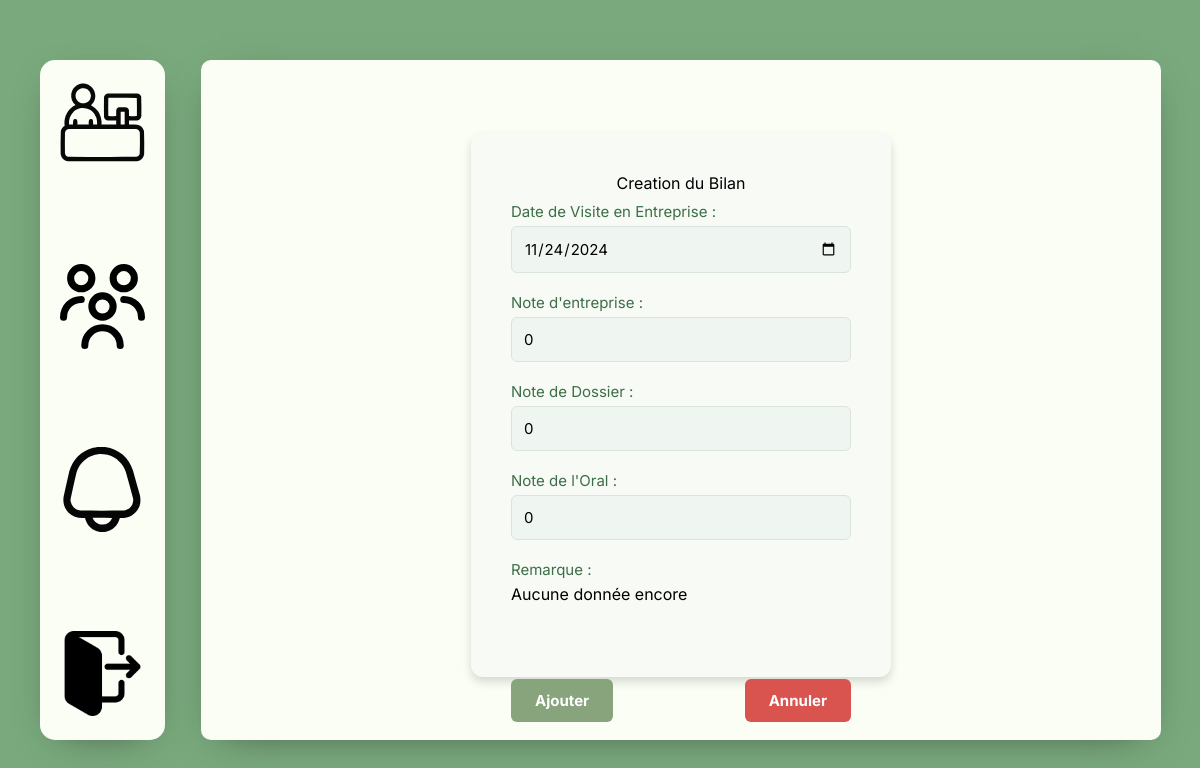
The app's page /MVC/Controller/TuteurController.php?action=modifierBilan1&id=10 (signed in), older data.
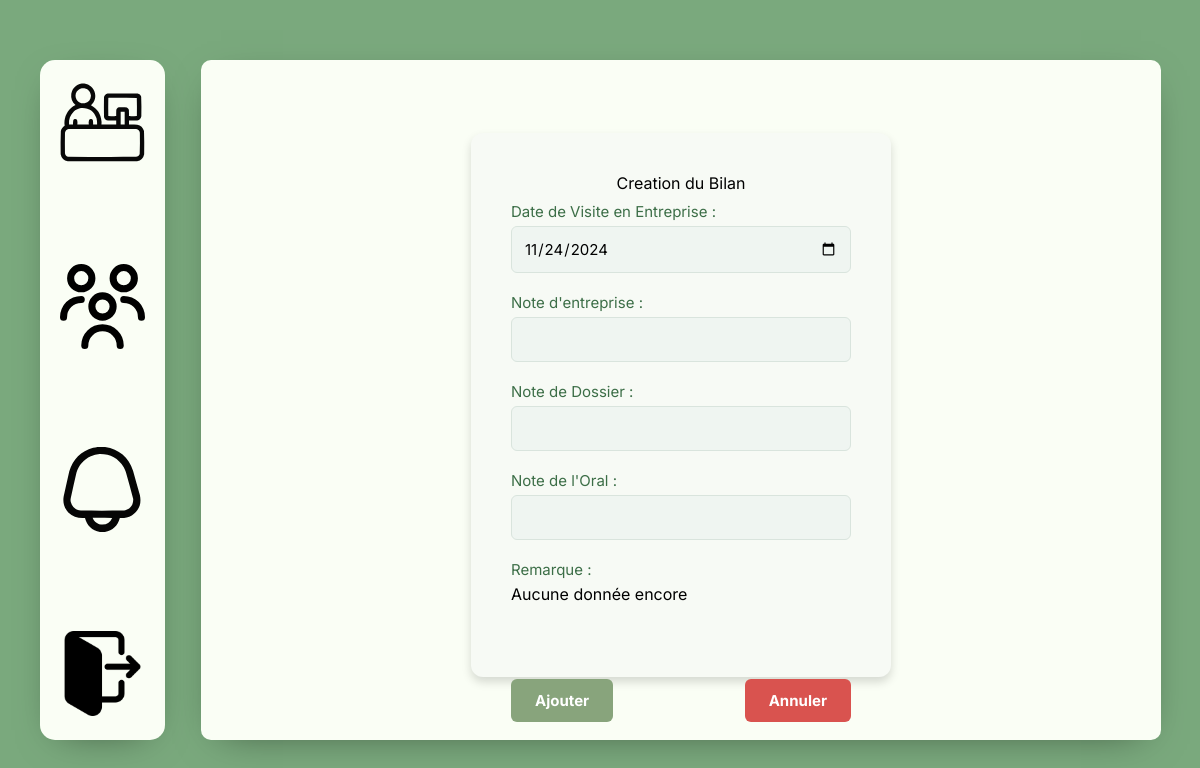
The same page, newer data.
### tables this page shows
CREATE TABLE Bilan1 (
    bil1_id INT AUTO_INCREMENT,
    bil1_date_visite_ent DATE,
    bil1_note_entreprise FLOAT,
    bil1_note_dossier FLOAT,
    bil1_note_oral FLOAT,
    bil1_remarques VARCHAR(1000),
    etu_id INT NOT NULL,
    FOREIGN KEY (etu_id) REFERENCES Etudiant(etu_id),
    CONSTRAINT bilan1_pk PRIMARY KEY(bil1_id)
);

### MVC/DAO/DAO.php (called while the page is built, shortened)
<?php
abstract class DAO {
public function __construct(PDO $connect) {
$this->bdd = $connect;
}
}
?>

### MVC/DAO/Bilan1DAO.php (called while the page is built, shortened)
<?php
require_once 'EtduiantDAO.php';
require_once 'DAO.php';
class Bilan1DAO extends DAO
{
    public function find(int $id): object
    {
        $result = null;
        $query = "SELECT * FROM Bilan1 WHERE bil1_id = :bil1_id";
        $stmt = $this->bdd->prepare($query);
        $r = $stmt->execute([
            "bil1_id" => $id
        ]);
        if ($r !== false) {
            $row = ($tmp = $stmt->fetch(PDO::FETCH_ASSOC)) ? $tmp : null;
            if (!is_null($row)) {
                $etudiant = null;
                if (isset($row['etu_id'])) {
                    $etudiantmodel = new EtduiantDAO($this->bdd);
                    $etudiant = $etudiantmodel->find($row['etu_id']);
                }
                $date = $row['bil1_date_visite_ent'] != null ? new DateTime($row['bil1_date_visite_ent']) : null;
                $result = new Bilan1($row['bil1_note_entreprise'],$date,$row['bil1_id'],$row['bil1_remarques'],$row['bil1_note_dossier'],$row['bil1_note_oral'],$etudiant);
            }
        }
        return $result;
    }
}

### MVC/DAO/EtduiantDAO.php (called while the page is built, shortened)
<?php
require_once 'DAO.php';
class EtduiantDAO extends DAO
{
    public function find(int $id): object
    {
        $bil1DAO = new Bilan1DAO($this->bdd);
        $bil2DAO = new Bilan2DAO($this->bdd);
        $result = null;
        $query = "SELECT * FROM Etudiant WHERE etu_id = :etu_id";
        $stmt = $this->bdd->prepare($query);
        $r = $stmt->execute([
            "etu_id" => $id
        ]);
        if ($r !== false) {
            $row = ($tmp = $stmt->fetch(PDO::FETCH_ASSOC)) ? $tmp : null;
            if (!is_null($row)) {
                $tuteur = null;
                if (isset($row['tut_id'])) {
                    $tuteurModel = new TuteurDAO($this->bdd);
                    $tuteur = $tuteurModel->find($row['tut_id']);
                }else{
                    $tuteur = null;
                }
                $entreprise = null;
                if (isset($row['ent_id'])) {
                    $entrepriseModel = new EntrepriseDAO($this->bdd);
                    $entreprise = $entrepriseModel->find($row['ent_id']);
                }
                else{
                    $entreprise = null;
                }
                $specialite = null;
                if (isset($row['spe_id'])) {
                    $specialiteModel = new SpecialiteDAO($this->bdd);
                    $specialite = $specialiteModel->find($row['spe_id']);
                }
                else{
                    $specialite = null;
                }
                $classe = null;
                if (isset($row['classe_id'])) {
                    $classeModel = new ClasseDAO($this->bdd);
                    $classe = $classeModel->find($row['classe_id']);
                }
                else{
                    $classe = null;
                }
                $maitreappre = null;
                if (isset($row['maitre_appr_id'])) {
                    $maitreappreModel = new MaitreApprentissageDAO($this->bdd);
                    $maitreappre = $maitreappreModel->find($row['maitre_appr_id']);
                }
                else{
                    $maitreappre = null;
                }
                $res = new Etudiant($tuteur,$specialite,$classe,$maitreappre,$entreprise,$row['etu_id'],$row['etu_nom'],$row['etu_pre'],$row['etu_email'],$row['etu_mdp'],$row['etu_tel'],$row['etu_adr'],$row['etu_ville'],$row['etu_cp']);
                $bil1 = $bil1DAO->getallBilan1ByEleve($res);
                $res->setMesBilan1($bil1);
                $bil2 = $bil2DAO->getallBilan2ByEleve($res);
                $res->setMesBilan2($bil2);
                $result = $res;
            }
        }
        return $result;
    }
}

### MVC/DAO/TuteurDAO.php (called while the page is built, shortened)
<?php
require_once 'DAO.php';
class TuteurDAO extends DAO {
    public function find(int $id): object
    {
        $result = null;
        $query = "SELECT * FROM Tuteur WHERE tut_id = :tut_id";
        $stmt = $this->bdd->prepare($query);
        $r = $stmt->execute([
            "tut_id" => $id
        ]);
        if ($r !== false) {
            $row = ($tmp = $stmt->fetch(PDO::FETCH_ASSOC)) ? $tmp : null;
            if (!is_null($row)) {
                $result = new Tuteur($row['tut_tel'],$row['tut_nb_etu_actu'], $row['tut_id'], $row['tut_nom'],$row['tut_pre'],$row['tut_email'],$row['tut_mdp']);
            }
        }
        return $result;
    }
}

### MVC/DAO/EntrepriseDAO.php (called while the page is built, shortened)
<?php
require_once 'DAO.php';
class EntrepriseDAO extends DAO
{
    public function find(int $id): object
    {
        $result = null;
        $query = "SELECT * FROM Entreprise WHERE ent_id = :ent_id";
        $stmt = $this->bdd->prepare($query);
        $r = $stmt->execute([
            "ent_id" => $id
        ]);
        if ($r !== false) {
            $row = ($tmp = $stmt->fetch(PDO::FETCH_ASSOC)) ? $tmp : null;
            if (!is_null($row)) {
                $result = new Entreprise($row['ent_id'],$row['ent_nom'], $row['ent_adr'], $row['ent_cp'], $row['ent_ville']);
            }
        }
        return $result;
    }
}

### MVC/DAO/SpecialiteDAO.php (called while the page is built, shortened)
<?php
require_once 'DAO.php';
class SpecialiteDAO extends DAO
{
    public function find(int $id): object
    {
        $result = null;
        $query = "SELECT * FROM Specialite WHERE spe_id = :spe_id";
        $stmt = $this->bdd->prepare($query);
        $r = $stmt->execute([
            "spe_id" => $id
        ]);
        if ($r !== false) {
            $row = ($tmp = $stmt->fetch(PDO::FETCH_ASSOC)) ? $tmp : null;
            if (!is_null($row)) {
                $result = new Specialite($row['spe_id'],$row['spe_nom']);
            }
        }
        return $result;
    }
}

### MVC/DAO/ClasseDAO.php (called while the page is built, shortened)
<?php
require_once 'DAO.php';
class ClasseDAO extends DAO
{
    public function find(int $id): object
    {
        $result = null;
        $query = "SELECT * FROM Classe WHERE classe_id = :classe_id";
        $stmt = $this->bdd->prepare($query);
        $r = $stmt->execute([
            "classe_id" => $id
        ]);
        if ($r !== false) {
            $row = ($tmp = $stmt->fetch(PDO::FETCH_ASSOC)) ? $tmp : null;
            if (!is_null($row)) {
                $result = new Classe($row['classe_id'], $row['classe_nom']);
            }
        }
        return $result;
    }
}

### MVC/Views/PageCreationBilan1.php (the view, shortened to what this page needs)
<!DOCTYPE html>
<html lang="fr">
<head>
    <link rel="stylesheet" href="../Style/Style.css">
</head>
<body>
<div class="MainContainerflex">
    <div class="ajout-container">
        <h1>Creation du Bilan</h1>
        <form method="POST" action="?action=CreatBilan1&id=<?php echo($bilan1->getIdBil());?>" class="ajout-etudiant-form">
            <div class="ajout-etudiant-form-group">
                <label for="dateVisEnt">Date de Visite en Entreprise :</label>
                <input type="date" id="dateVisEnt" name="dateVisEnt" value="<?php
                if($bilan1->getDatVisEnt())
                {echo($bilan1->getDatVisEnt()->format("Y-m-d"));
                } ?>" required>
            </div>
            <div class="ajout-etudiant-form-group">
                <label for="noteEnt">Note d'entreprise :</label>
                <input type="number" min="0" max="20" step="0.0001" id="noteEnt" name="noteEnt" value="<?php echo($bilan1->getNotEnt()) ?>" >
            </div>
            <div class="ajout-etudiant-form-group">
                <label for="noteDos">Note de Dossier :</label>
                <input type="number"  min="0" max="20"  step="0.0001" id="noteDos" name="noteDos" value="<?php echo($bilan1->getNotDosBil()) ?>" >
            </div>
            <div class="ajout-etudiant-form-group">
                <label for="noteOra">Note de l'Oral :</label>
                <input type="number" min="0" max="20" step="0.0001" id="noteOra" name="noteOra" value="<?php echo($bilan1->getNotOraBil()) ?>" >
            </div>
            <div class="ajout-etudiant-form-group">
                <label for="remarque">Remarque :</label>
                <textarea style="resize: none; height: 50px"  id="remarque" name="remarque" ><?php echo($bilan1->getRemBil()) ?></textarea>
            </div>
            <div class="ajout-etudiant-buttons">
                <button type="submit" class="ajout-etudiant-btn ajout-etudiant-btn-ajouter">Ajouter</button>
                <button type="button" class="ajout-etudiant-btn ajout-etudiant-btn-annuler"
                        onclick="window.location.href='?action=bilanetud&id=<?php echo($bilan1->getMonEtu()->getIdUti())?>'">Annuler
                </button>
            </div>
        </form>
    </div>
</div>
</body>
</html>

### MVC/Controller/TuteurController.php (shortened to what this page needs)
<?php
require_once "../DAO/Bilan1DAO.php";
require_once "../DAO/SpecialiteDAO.php";
require_once "../DAO/EntrepriseDAO.php";
require_once "../DAO/TuteurDAO.php";
require_once "../DAO/ClasseDAO.php";
class TuteurController
{
    public function modifierBilan1($id)
    {
        try {
            $bdd = initialiseConnexionBDD();
            $bilan1dao = new Bilan1DAO($bdd);
            $bilan1 = $bilan1dao->find($id);
            include "../Views/Nav/NavTuteur.php";
            include "../Views/PageCreationBilan1.php";
        } catch (\Exception $e) {
            $this->redirectWithError($e->getMessage());
        }
    }
}
if ($_SERVER['REQUEST_METHOD'] === 'GET') {
    $controller = new TuteurController();
    try {
        switch ($_GET['action']) {
            case 'modifierBilan1':
                $id = intval($_GET['id']);
                $controller->modifierBilan1($id);
                break;
        }} catch (\Exception $e) {
        header("Location: ../../index.php?error=" . urlencode("Erreur inattendue : " . $e->getMessage()));
        exit;
    }
    exit;
}

### MVC/Views/Nav/NavTuteur.php (shortened to what this page needs)
<!DOCTYPE html>
<html lang="fr">
<head>
    <link rel="stylesheet" href="./MVC/Style/Style.css">
    <link rel="stylesheet" href="./MVC/Style/reset.css">
<body>
<nav>
    <div class="nav-bar">
        <a href="../Controller/TuteurController.php?action=mesinfo">
            <img src="../Image/reception.svg" alt="">
        </a>
        <a href="../Controller/TuteurController.php?action=listeetudiants">
            <img src="../Image/utilisateurs-alt.svg" alt="">
        </a>
        <a href="../Controller/TuteurController.php?action=alerte">
            <img src="../Image/cloche.svg" alt="">
        </a>
        <a href="../Controller/TuteurController.php?action=logout" class="">
            <img src="../Image/deco.png" alt="Déconnexion">
        </a>
    </div>
</nav>
</body>
</html>

### MVC/Style/Style.css (style rules this page uses)
:root { --theme-1: #7aa97d; --theme-2: #FAFEF5; }
body { height: 100vh; display: flex; align-items: center; background: var(--theme-1); font-family: Inter; }
nav { margin-left: 40px; display: flex; height: 85%; }
.nav-bar { background: var(--theme-2); display: flex; justify-content: space-between; padding: 20px 20px; border-radius: 15px; position: relative; box-shadow: 0 10px 40px -20px #00000091; flex-direction: column; }
.nav-bar img { height: 85px; width: 85px; }
.MainContainerflex { justify-content: center; background: var(--theme-2); display: flex; padding: 20px 20px 20px 20px; border-radius: 10px; position: relative; height: 85%; width: 80%; margin-left: 3%; box-shadow: 0 10px 40px -20px #00000091; overflow: hidden; gap: 4%; }
.ajout-container { align-self: center; margin-top: 1%; background-color: #F7FAF5; border-radius: 12px; box-shadow: 0px 5px 10px rgba(0, 0, 0, 0.15); padding: 40px; width: 420px; height: 85%; text-align: center; display: flex; flex-direction: column; gap: 2%; }
.ajout-etudiant-form { display: flex; flex-direction: column; gap: 20px; }
.ajout-etudiant-form-group { display: flex; flex-direction: column; text-align: left; }
.ajout-etudiant-form-group label { font-size: 15px; margin-bottom: 5px; color: #3C6E47; }
.ajout-etudiant-form-group input, .ajout-etudiant-form-group select { padding: 12px; border: 1px solid #D9E4DD; border-radius: 6px; background-color: #EFF5F1; font-size: 15px; outline: none; transition: border-color 0.3s ease; }
.ajout-etudiant-buttons { display: flex; justify-content: space-between; margin-top: 25px; }
.ajout-etudiant-btn { padding: 12px 24px; border: none; border-radius: 6px; cursor: pointer; font-size: 15px; color: #FFF; font-weight: bold; transition: background-color 0.3s ease; }
.ajout-etudiant-btn-ajouter { background-color: #88A47C; }
.ajout-etudiant-btn-annuler { background-color: #D9534F; }

Row changes from the older to the newer data that the page shows:
changed bilan1 "Aucune donnée encore": noteEnt "0" → (not shown); noteDos "0" → (not shown); noteOra "0" → (not shown)
